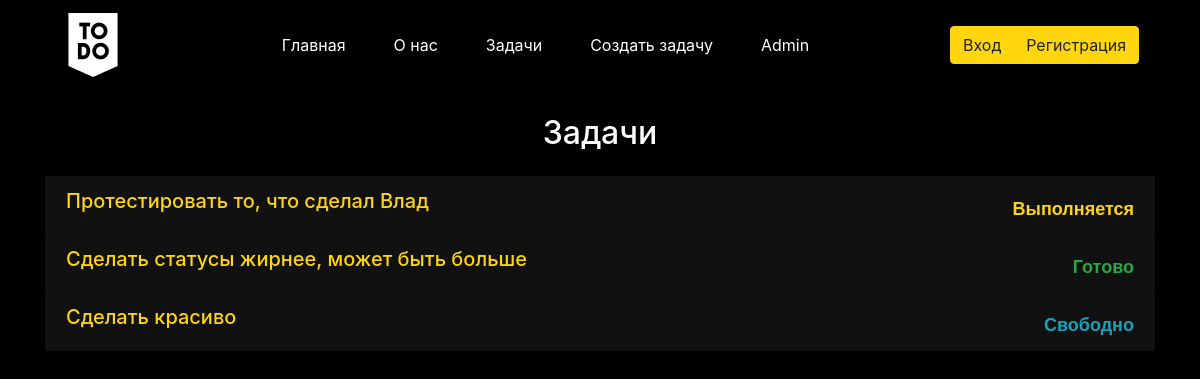
/tasks, run on an earlier commit of the app's database.
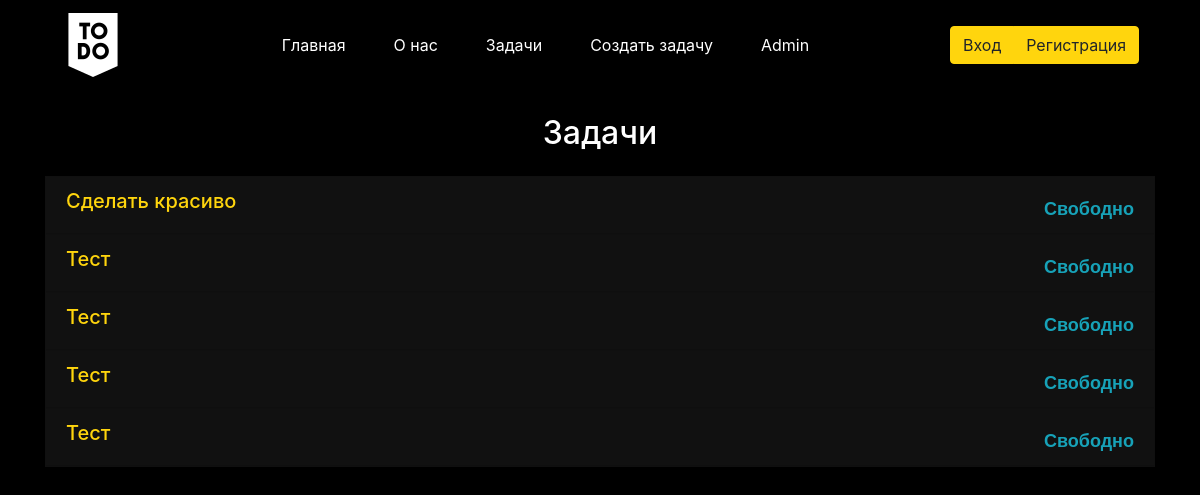
And on a later commit of the database.
### main/models.py (models this page shows, shortened)
class Task1(models.Model):
    title = models.CharField('Название', max_length=25)
    description = models.TextField('Описание')
    date = models.CharField('Дата', max_length=10)
    id_person = models.CharField('Создатель', max_length=10)
    id_status = models.CharField('Статус', max_length=300)
    id_performing_person = models.CharField('Исполнитель', max_length=20)
    class Meta:
        verbose_name = 'Задача'
        verbose_name_plural = 'Задачи'

### main/views.py (the view, shortened to what this page needs)
# urls.py: path('tasks', views.tasks, name='tasks'),
def tasks(request):
    humans = Human.objects.all()
    humas_auth_bool = False
    tasks = Task1.objects.all()
    user_info = str(request.user)
    return render(request, 'main/tasks.html', {'title': 'Задачи', 'tasks': tasks, 'user_info':user_info})

### main/templates/main/tasks.html (shortened to what this page needs)
{% extends 'main/base.html' %}
{% block content %}
<div class="container">
  {% if tasks %}
  <h2 class="text-white text-center mt-4">{{ title }}</h2>
  <div class="accordion mt-4" id="accordionTable">
    {% for el in tasks %}
    <div class="card text-white">
      <a class="text-white text-decoration-none" type="button" data-toggle="collapse" data-target="#id{{ el.id }}"
         aria-expanded="true" aria-controls="collapseOne" href="#">
        <div class="card-header d-flex justify-content-between">
          <h5>{{ el.title }}</h5>
          {% if el.id_status == "Готово" %}
          <span class="card-status text-success">{{ el.id_status }}</span>
          {% elif el.id_status == "Выполняется" %}
          <span class="card-status text-warning">{{ el.id_status }}</span>
          {% else %}
          <span class="card-status text-info">{{ el.id_status }}</span>
          {% endif %}
        </div>
      </a>
    </div>
    {% endfor %}
  </div>
  {% else %}
  <h2 class="text-light text-center mt-5">Список задач пуст!</h2>
  {% endif %}
</div>
{% endblock %}

### main/templates/main/base.html (shortened to what this page needs)
<!DOCTYPE html>
{% load static %}
<html lang="ru">
<head>
  <link rel="stylesheet" href="https://cdn.jsdelivr.net/npm/bootstrap@4.5.3/dist/css/bootstrap.min.css"
>
  <link rel="stylesheet" type="text/css" href="{% static 'template/css/main.css' %}">
</head>
<body>
<div class="container">
  <nav class="navbar navbar-expand-md navbar-dark">
    <a href="{% url 'home' %}" class="navbar-brand"><img src="../../../static/template/image/to-do.png" alt=""></a>
    <div class="collapse navbar-collapse" id="navbarSupportedContent">
      <ul class="navbar-nav mx-auto">
        <li class="nav-item px-4">
          <a class="nav-link px-0" href="{% url 'home' %}">Главная</a>
        </li>
        <li class="nav-item px-4">
          <a class="nav-link px-0" href="{% url 'about' %}">О нас</a>
        </li>
        <li class="nav-item px-4">
          <a class="nav-link px-0" href="{% url 'tasks' %}">Задачи</a>
        </li>
        <li class="nav-item px-4">
          <a class="nav-link px-0" href="{% url 'createtask' %}">Создать задачу</a>
        </li>
        <li class="nav-item px-4">
          <a class="nav-link px-0" href="admin">Admin</a>
        </li>
      </ul>
    </div>
    {% if user.is_authenticated %}
    <span class="mr-3 text-white">{{user.username }} </span>
    <div class="btn-group" role="group">
      <a type="button" class="btn btn-warning" href="{% url 'profile' %}">Личный кабинет</a>
      <a type="button" class="btn btn-warning" href="{% url 'account_logout' %}">Выход</a>
    </div>
    {% else %}
    <div class="btn-group" role="group">
      <a type="button" class="btn btn-warning" href="{% url 'account_login' %}">Вход</a>
      <a type="button" class="btn btn-warning" href="{% url 'account_signup' %}">Регистрация</a>
    </div>
    {% endif %}
  </nav>
</div>
{% block content %}{% endblock %}
</body>
</html>

### static/template/css/main.css (style rules this page uses)
body { background-color: #000000; }
.btn-warning { color: #212529; background-color: #FFD50D; border-color: #FFD50D; }
.navbar-dark .navbar-nav .nav-link { color: #ffffff; }
a { color: #ffffff; }
.card-status { margin-top: 10px; font: 700 18px sans-serif; }
.card { border-radius: 0; background-color: #121212; }
.card h5 { color: #FFD50D; }

What changed in the data, as far as the page shows it:
removed Task1: title "Протестировать то, что сделал Влад", id_status "Выполняется"
removed Task1: title "Сделать статусы жирнее, может быть больше", id_status "Готово"
added Task1: title "Тест", id_status "Свободно"
added Task1: title "Тест", id_status "Свободно"
added Task1: title "Тест", id_status "Свободно"
added Task1: title "Тест", id_status "Свободно"
